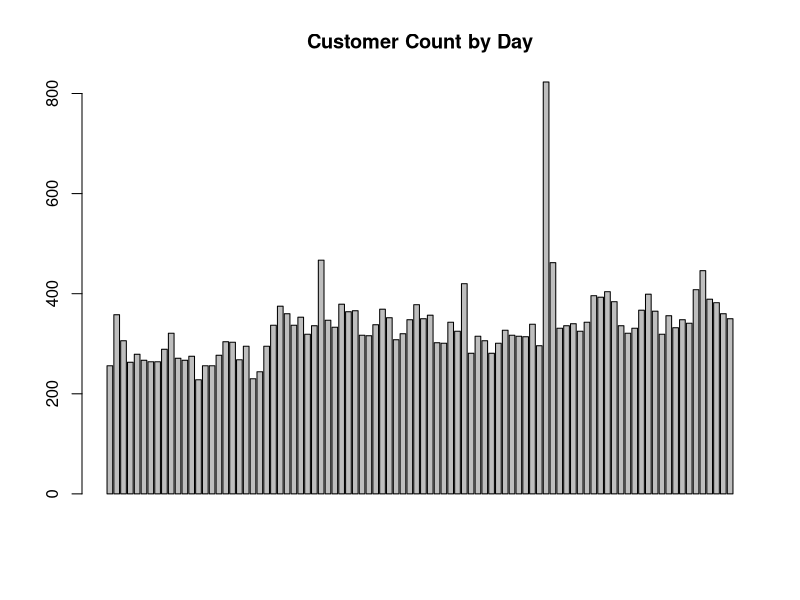
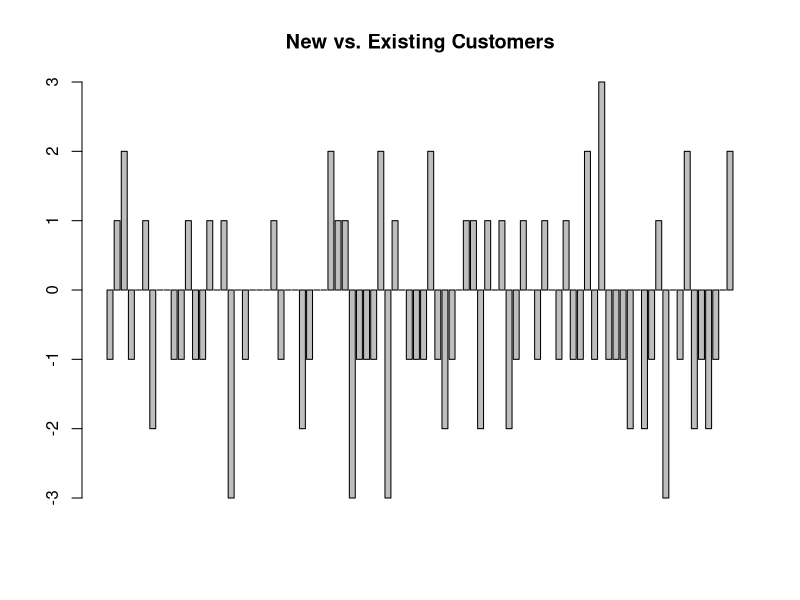
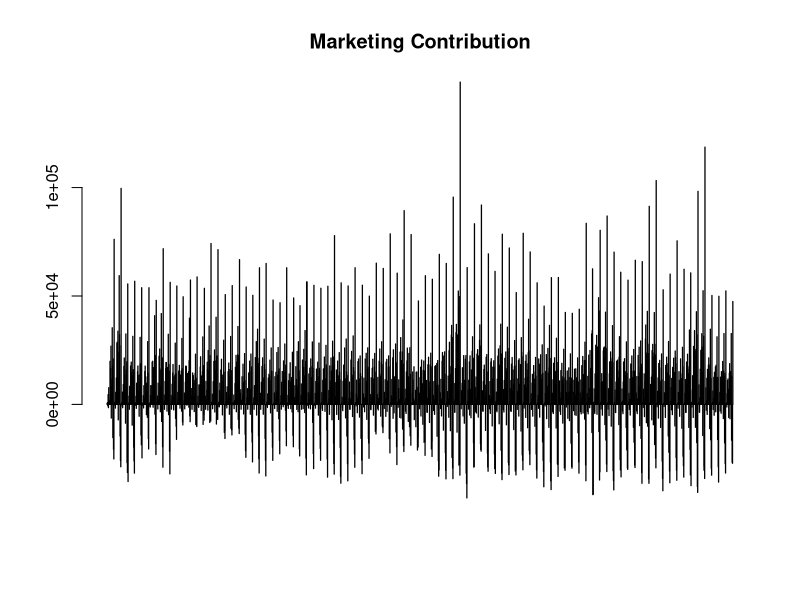
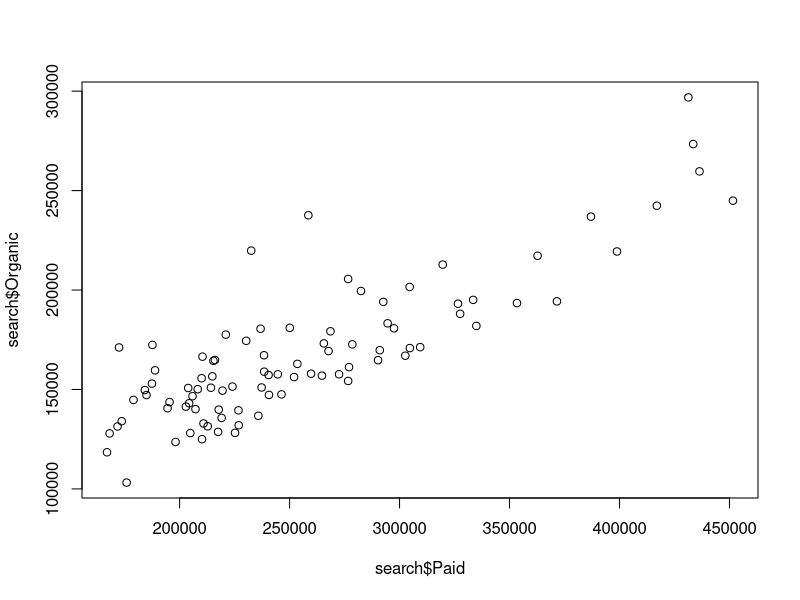

Reproduce these figures in R, in order.
## ---- chunk 1
#| output: false
df <- read.csv("data/scripting-test.csv")
head(df, n = 10)
## ---- chunk 2
#| echo: false
knitr::kable(head(df, n = 10))
## ---- chunk 3
#| output: false

library(dplyr)
unidentified <- filter(df, Customer_Type == "EXISTING" & Channel == "Unidentified")
head(unidentified, n = 10)
## ---- chunk 4
#| echo: false
knitr::kable(head(unidentified, n = 10))
## ---- chunk 5
barplot(unidentified$Customer_Count, main="Customer Count by Day")
## ---- chunk 6
sum(unidentified$Marketing_Spend)
mean(unidentified$Marketing_Spend)
## ---- chunk 7
#| output: false
brand <- df |>
  filter(df$Channel == "Brand")
brand <- brand |>
  mutate("New" = if_else(Customer_Type == "NEW", Customer_Count, 0)) |>
  mutate("Existing" = if_else(Customer_Type == "EXISTING", Customer_Count, 0))
brand <- brand |> group_by(Date)
brand <- brand |> summarise(
    New = sum(New),
    Existing = sum(Existing)
)
brand[is.na(brand)] <- 0
brand <- brand |>
  mutate("Delta" = New - Existing)

head(brand, n = 10)
## ---- chunk 8
#| echo: false
knitr::kable(head(brand, n = 10))
## ---- chunk 9
barplot(brand$Delta, main="New vs. Existing Customers")
## ---- chunk 10
#| output: false
mc <- df |>
  mutate(Marketing_Contribution = Gross_Profit - Marketing_Spend)
head(mc, n = 10)
## ---- chunk 11
#| echo: false
knitr::kable(head(mc, n = 10))
## ---- chunk 12
barplot(mc$Marketing_Contribution, main="Marketing Contribution")
## ---- chunk 13
#| output: false
search <- df |>
  filter(df$Channel %in% c("Paid Search", "Organic Search"))
search <- search |>
  mutate("Paid" = if_else(Channel == "Paid Search", Revenue, 0)) |>
  mutate("Organic" = if_else(Channel == "Organic Search", Revenue, 0))
search <- search |> group_by(Date)
search <- search |> summarise(
    Paid = sum(Paid),
    Organic = sum(Organic)
)
search[is.na(search)] <- 0

head(search, n = 10)
## ---- chunk 14
#| echo: false
knitr::kable(head(search, n = 10))
## ---- chunk 15
cor(search$Paid, search$Organic)
plot(search$Paid, search$Organic)
